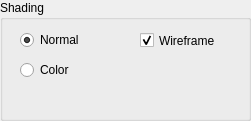
      <widget class="QGroupBox" name="groupBox_13">
       <property name="geometry">
        <rect>
         <x>190</x>
         <y>20</y>
         <width>251</width>
         <height>121</height>
        </rect>
       </property>
       <property name="title">
        <string>Shading</string>
       </property>
       <widget class="QRadioButton" name="radioShadingButton_1">
        <property name="geometry">
         <rect>
          <x>20</x>
          <y>30</y>
          <width>81</width>
          <height>20</height>
         </rect>
        </property>
        <property name="text">
         <string>Normal</string>
        </property>
        <property name="checked">
         <bool>true</bool>
        </property>
       </widget>
       <widget class="QCheckBox" name="wireframe">
        <property name="geometry">
         <rect>
          <x>140</x>
          <y>30</y>
          <width>101</width>
          <height>21</height>
         </rect>
        </property>
        <property name="text">
         <string>Wireframe</string>
        </property>
        <property name="checked">
         <bool>true</bool>
        </property>
       </widget>
       <widget class="QRadioButton" name="radioShadingButton_2">
        <property name="geometry">
         <rect>
          <x>20</x>
          <y>60</y>
          <width>61</width>
          <height>20</height>
         </rect>
        </property>
        <property name="text">
         <string>Color</string>
        </property>
        <property name="checked">
         <bool>false</bool>
        </property>
       </widget>
      </widget>
